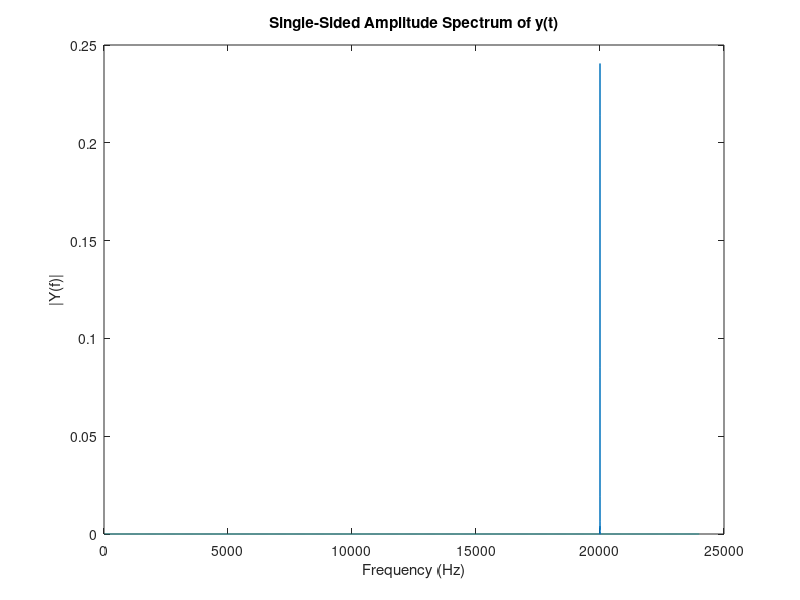

Here is the MATLAB script that generated this plot: (Note: this script raises an error after producing the figure.)
F1=20000;
Fs= 48000;
p=1;
amp=.5;
%convert_16_bit = float(2**15);

tc = [0:p*Fs+1]/Fs;
%print tBit[5]*float(math.pi)

ys=amp*cos(2*pi*F1*tc);
Ls1=length(ys);
ws1=hann(Ls1);
ys=times(ys,ws1');


y=ys;
L=length(ys);
Fs=Fs
NFFT = 2^nextpow2(L); % Next power of 2 from length of y
Y = fft(y,NFFT)/L;
f = Fs/2*linspace(0,1,NFFT/2+1);

% Plot single-sided amplitude spectrum.
plot(f,2*abs(Y(1:NFFT/2+1))) 
title('Single-Sided Amplitude Spectrum of y(t)')
xlabel('Frequency (Hz)')
ylabel('|Y(f)|')


%%%%%%%%%%%%%%%%%%%
figure


y=data;
L=length(y);
Fs=fs
NFFT = 2^nextpow2(L); % Next power of 2 from length of y
Y = fft(y,NFFT)/L;
f = Fs/2*linspace(0,1,NFFT/2+1);

% Plot single-sided amplitude spectrum.
plot(f,2*abs(Y(1:NFFT/2+1))) 
title('Single-Sided Amplitude Spectrum of y(t)')
xlabel('Frequency (Hz)')
ylabel('|Y(f)|')


